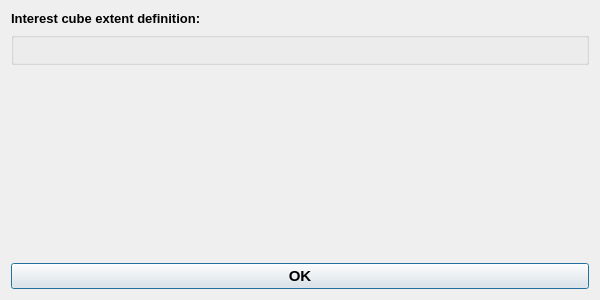
<?xml version="1.0" encoding="UTF-8"?>
<ui version="4.0">
 <class>Dialog</class>
 <widget class="QDialog" name="Dialog">
  <property name="windowModality">
   <enum>Qt::ApplicationModal</enum>
  </property>
  <property name="geometry">
   <rect>
    <x>0</x>
    <y>0</y>
    <width>600</width>
    <height>300</height>
   </rect>
  </property>
  <property name="windowTitle">
   <string>Cube query</string>
  </property>
  <layout class="QGridLayout" name="gridLayout">
   <item row="2" column="0">
    <spacer name="verticalSpacer">
     <property name="orientation">
      <enum>Qt::Vertical</enum>
     </property>
     <property name="sizeHint" stdset="0">
      <size>
       <width>20</width>
       <height>40</height>
      </size>
     </property>
    </spacer>
   </item>
   <item row="1" column="0">
    <widget class="QgsExtentGroupBox" name="extent_grp">
     <property name="font">
      <font>
       <pointsize>10</pointsize>
      </font>
     </property>
     <property name="alignment">
      <set>Qt::AlignLeading|Qt::AlignLeft|Qt::AlignVCenter</set>
     </property>
     <property name="checkable">
      <bool>false</bool>
     </property>
     <property name="collapsed">
      <bool>false</bool>
     </property>
    </widget>
   </item>
   <item row="0" column="0">
    <widget class="QLabel" name="label">
     <property name="font">
      <font>
       <pointsize>10</pointsize>
       <weight>75</weight>
       <bold>true</bold>
      </font>
     </property>
     <property name="text">
      <string>Interest cube extent definition:</string>
     </property>
    </widget>
   </item>
   <item row="3" column="0">
    <widget class="QPushButton" name="ok_pb">
     <property name="font">
      <font>
       <pointsize>11</pointsize>
       <weight>75</weight>
       <bold>true</bold>
      </font>
     </property>
     <property name="text">
      <string>OK</string>
     </property>
    </widget>
   </item>
  </layout>
 </widget>
 <customwidgets>
  <customwidget>
   <class>QgsCollapsibleGroupBox</class>
   <extends>QGroupBox</extends>
   <header>qgscollapsiblegroupbox.h</header>
   <container>1</container>
  </customwidget>
  <customwidget>
   <class>QgsExtentGroupBox</class>
   <extends>QgsCollapsibleGroupBox</extends>
   <header>qgsextentgroupbox.h</header>
   <container>1</container>
  </customwidget>
 </customwidgets>
 <resources/>
 <connections/>
</ui>
